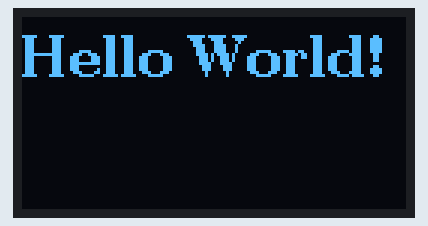
This sketch was run on a simulated Arduino Uno, built with avr-gcc and run on an emulated ATmega328P. On the bench: 128×64 one-colour display.

Above: at 0.1 s.

The sketch:

oled_test.ino
```cpp
#include <U8g2lib.h>
#include <U8x8lib.h>


U8G2_SSD1306_128X64_NONAME_F_HW_I2C display(U8G2_R0);
//U8G2_SSD1306_128X32_UNIVISION_F_HW_I2C

void setup()
{
  display.begin();
}

void loop()
{
  display.clearBuffer();
  display.setFont(u8g2_font_ncenB14_tr);
  display.drawStr(0, 20, "Hello World!");
  display.sendBuffer();
}
```
